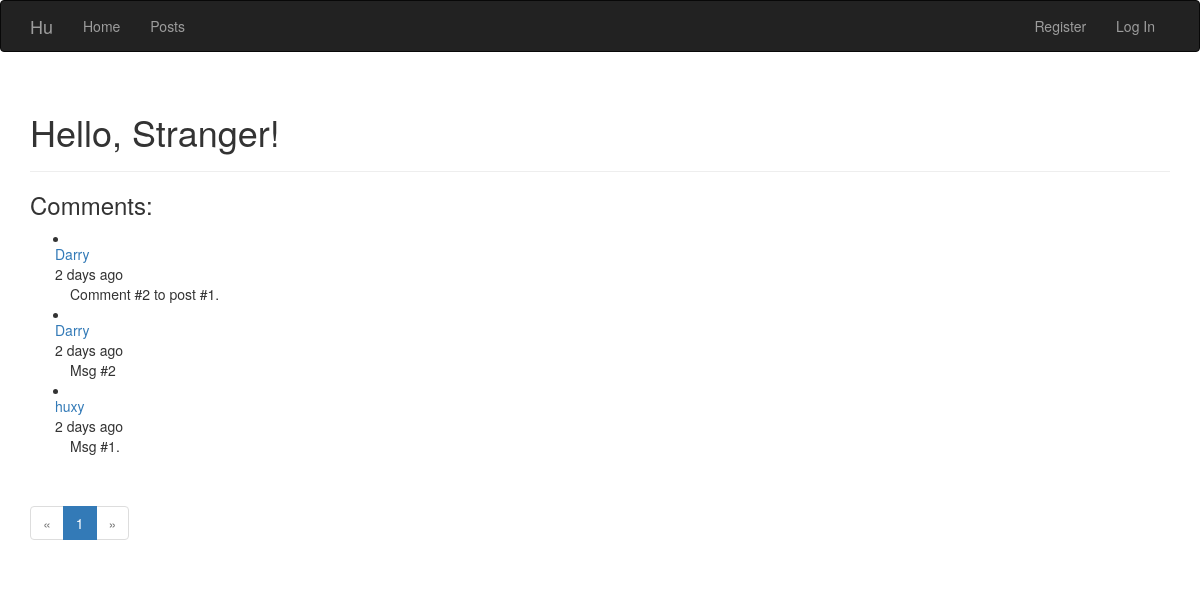
The page / on the database its author committed.
### app/models.py (models this page shows, shortened)
class Comment(db.Model):
    __tablename__ = 'comments'
    id = db.Column(db.Integer, primary_key=True)
    post_id = db.Column(db.Integer, db.ForeignKey('posts.id'))
    body = db.Column(db.Text)
    timestamp = db.Column(db.DateTime,index=True, default=datetime.utcnow)
    author_id = db.Column(db.Integer, db.ForeignKey('users.id'))
    disabled = db.Column(db.Boolean, default = False)

class User(UserMixin, db.Model):
    __tablename__ = 'users'
    id = db.Column(db.Integer, primary_key = True)
    username = db.Column(db.String(64), unique = True, index = True)
    password_hash = db.Column(db.String(128))
    role_id = db.Column(db.Integer, db.ForeignKey('roles.id'))
    location = db.Column(db.String(64))
    about_me = db.Column(db.Text())
    member_since = db.Column(db.DateTime(), default=datetime.utcnow)
    last_seen = db.Column(db.DateTime(), default=datetime.utcnow)
    comments = db.relationship('Comment', backref='author', lazy='dynamic')
    posts = db.relationship('Post', backref='author', lazy='dynamic')
    followed = db.relationship('Follow', foreign_keys=[Follow.follower_id], backref=db.backref('follower', lazy='joined'),lazy='dynamic',cascade='all, delete-orphan')
    follower = db.relationship('Follow', foreign_keys=[Follow.followed_id], backref=db.backref('followed', lazy='joined'),lazy='dynamic',cascade='all, delete-orphan')
    @property
    def password(self):
        raise AttributeError('Password is not a readable attribute.')

### app/main/views.py (the view)
@main.route('/',  methods=['GET', 'POST'])
def index():
    form = CommentForm()
    if current_user.can(Permissions.WRITE_ARTICLES) and form.validate_on_submit():
        comment = Comment(body=form.body.data, author=current_user._get_current_object())
        db.session.add(comment)
        db.session.commit()
        return redirect(url_for('.index'))
    show_followed = False
    if current_user.is_authenticated:
        show_followed = bool(request.cookies.get('show_followed', ''))
    if show_followed:
        query = current_user.followed_comments
    else:
        query = Comment.query
    page = request.args.get('page', 1, type=int)
    pagination = query.order_by(Comment.timestamp.desc()).paginate(page, per_page=current_app.config['COMMENTS_PER_PAGE'], error_out=False)
    comments = pagination.items
    return render_template('index.html',form=form, comments=comments, pagination=pagination, Permissions=Permissions, show_followed=show_followed)

### app/auth/views.py (called while the page is built)
@auth.before_app_request
def before_request():
    if current_user.is_authenticated:
        current_user.ping()

### app/models.py (called while the page is built)
    def can(self, permissions):
        return False

    def is_administrator(self):
        return False

### app/templates/index.html (shortened to what this page needs)
{% extends "base.html"%}
{% import "bootstrap/wtf.html" as wtf %}
{% import "_macros.html" as macros %}
{% block page_content %}
<div class="page-header">
	<h1>Hello, {% if current_user.is_authenticated %}{{current_user.username}}{% else %}Stranger{%endif%}!</h1>
</div>
{%include '_comments.html'%}
<div class="pagination">
	{{macros.pagination_widget(pagination,'.index')}}
</div>
{% endblock %}

### app/templates/_comments.html (shortened to what this page needs)
<div>
	<h3>Comments:</h3>
<ul class="posts">
	{%for comment in comments %}
	{%if current_user.is_administrator() or not comment.disabled %}
		<li class="post">
			<div class="row">
				<div class="col-4">
					<div class="post-author">
						<a href="{{url_for('main.user', username=comment.author.username)}}">
							{{ comment.author.username }}
						</a>
					</div>
				</div>
				<div class="col-4">
					<div class="post-date">{{moment(comment.timestamp).fromNow()}}</div>
				</div>
			</div>
				<div class="post-content">
					<div class="post-body">
						{{comment.body}}
					</div>
				</div>
		</li>
	{%endif%}
	{%endfor%}
</ul>
</div>

### rows shown on the page
Comment: author.username "Darry", timestamp "2 days ago", body "Comment #2 to post #1."
Comment: author.username "Darry", timestamp "2 days ago", body "Msg #2"
Comment: author.username "huxy", timestamp "2 days ago", body "Msg #1."

### other values the page prints
{{ p }} "1"
